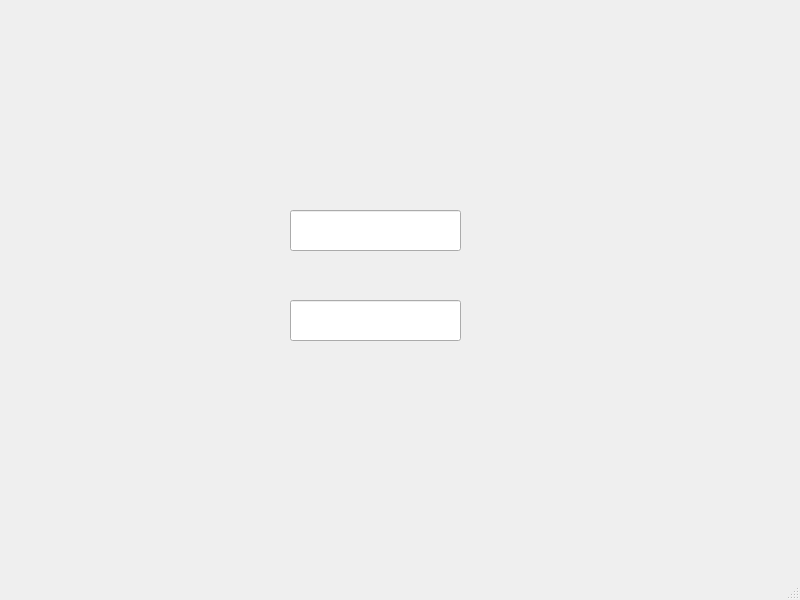
<?xml version="1.0" encoding="UTF-8"?>
<ui version="4.0">
 <class>MainWindow</class>
 <widget class="QMainWindow" name="MainWindow">
  <property name="geometry">
   <rect>
    <x>0</x>
    <y>0</y>
    <width>800</width>
    <height>600</height>
   </rect>
  </property>
  <property name="windowTitle">
   <string>MainWindow</string>
  </property>
  <widget class="QWidget" name="centralwidget">
   <widget class="QLineEdit" name="password1">
    <property name="geometry">
     <rect>
      <x>290</x>
      <y>210</y>
      <width>171</width>
      <height>41</height>
     </rect>
    </property>
    <property name="text">
     <string/>
    </property>
    <property name="echoMode">
     <enum>QLineEdit::Password</enum>
    </property>
   </widget>
   <widget class="QLineEdit" name="password2">
    <property name="geometry">
     <rect>
      <x>290</x>
      <y>300</y>
      <width>171</width>
      <height>41</height>
     </rect>
    </property>
    <property name="echoMode">
     <enum>QLineEdit::Password</enum>
    </property>
   </widget>
  </widget>
  <widget class="QMenuBar" name="menubar">
   <property name="geometry">
    <rect>
     <x>0</x>
     <y>0</y>
     <width>800</width>
     <height>29</height>
    </rect>
   </property>
  </widget>
  <widget class="QStatusBar" name="statusbar"/>
 </widget>
 <resources/>
 <connections/>
</ui>
